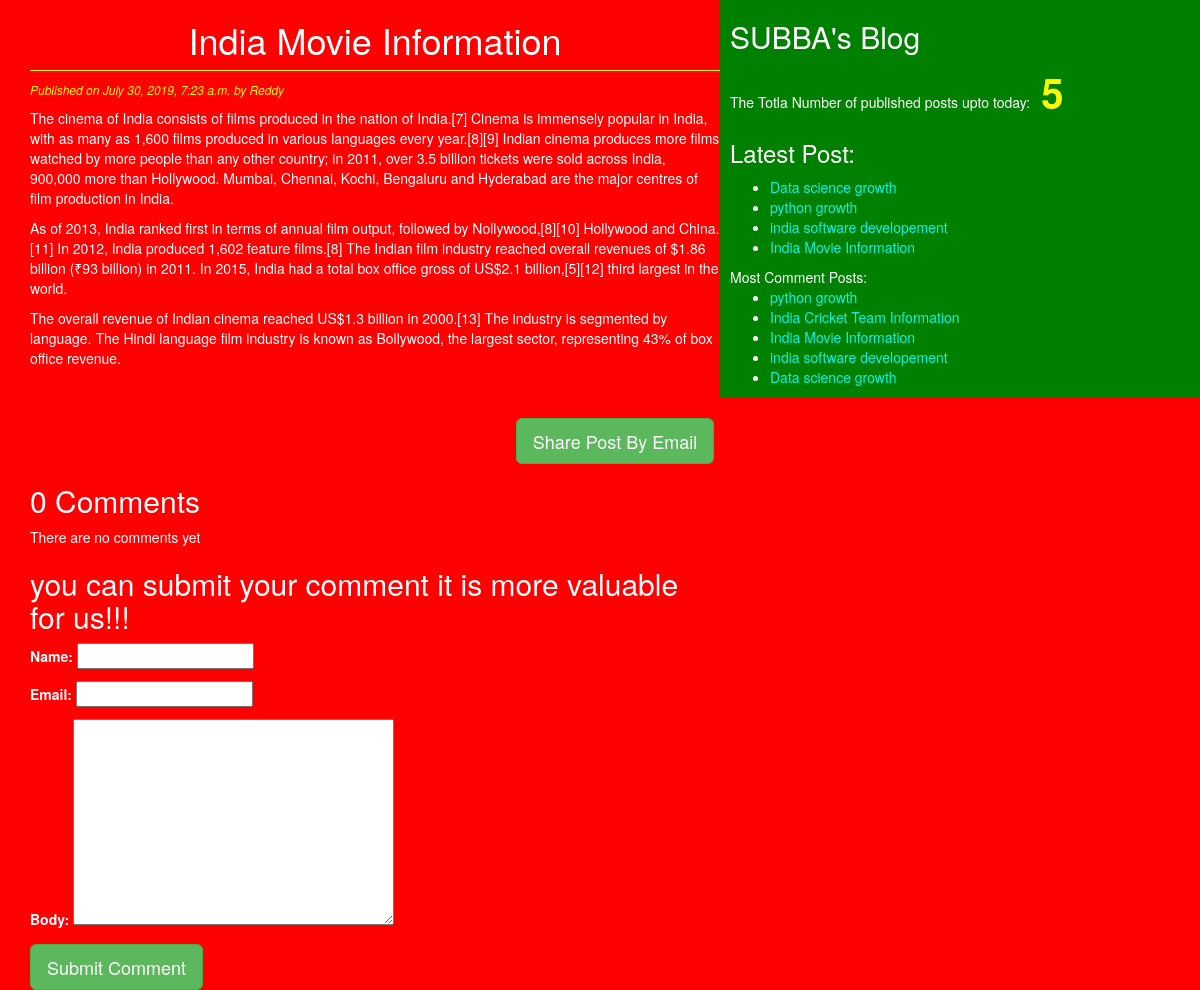
/2019/07/30/india-movie-information/, run on the app's committed database.
### blog/models.py (models this page shows, shortened)
class Post(models.Model):
    STATUS_CHOICES=(('draft','Draft'),('published','Published'))
    title=models.CharField(max_length=256)
    slug=models.SlugField(max_length=264,unique_for_date='publish')
    author=models.ForeignKey(User, related_name='blog_posts',on_delete=models.PROTECT)
    body=models.TextField()
    publish=models.DateTimeField(default=timezone.now)
    created=models.DateTimeField(auto_now_add=True)
    updated=models.DateTimeField(auto_now=True)
    status=models.CharField(max_length=10,choices=STATUS_CHOICES,default='draft')
    objects=CustomManager()
    tags=TaggableManager()
    class Meta:
        ordering=('-publish',)
    def get_absolute_url(self):
        return reverse('post_detail',args=[self.publish.year,self.publish.strftime('%m'),self.publish.strftime('%d'),self.slug])

### blog/views.py (the view)
# urls.py: url(r'^(?P<year>\d{4})/(?P<month>\d{2})/(?P<day>\d{2})/(?P<post>[-\w]+)/$',views.post_detail_view,name='post_detail'),
def post_detail_view(request,year,month,day,post):
    post=get_object_or_404(Post,slug=post,status='published',publish__year=year,publish__month=month,publish__day=day)
    comments=post.comments.filter(active=True)
    csubmit=False
    if request.method=='POST':
        form=CommentForm(request.POST)
        if form.is_valid():
            new_comment=form.save(commit=False)
            new_comment.post=post
            new_comment.save()
    else:
        form=CommentForm()
    return render(request,'blog/post_detail.html',{'post':post,'form':form,'csubmit':csubmit,'comments':comments})

### blog/forms.py
class CommentForm(forms.ModelForm):
    class Meta:
        model=Comment
        fields=('name','email','body')

### blog/models.py (called while the page is built)
    def get_queryset(self):
        return super().get_queryset().filter(status='published')

### blog/templatetags/blog_tags.py (called while the page is built)
@register.simple_tag(name='my_tag')
def total_posts():
    return Post.objects.count()

@register.inclusion_tag('blog/latest_posts123.html')
def show_latest_posts(count=3):
    latest_posts=Post.objects.order_by('-publish')[:count]
    return {'latest_posts':latest_posts}

@register.simple_tag()
def get_most_commented_posts(count=5):
    return Post.objects.annotate(total_comments=Count('comments')).order_by('-total_comments')[:count]

### templates/blog/post_detail.html (shortened to what this page needs)
{%extends 'blog/base.html'%}
{%block content%}
<h1>{{post.title}}</h1>
<p id="date">Published on {{post.publish}} by {{post.author|title}}</p>
{{post.body|linebreaks}}<br><br>
<div class="container" align="center">
    <a href="/{{post.id}}/share" class="btn btn-lg btn-success">Share Post By Email</a>
</div>
{% with comments.count as comments_count%}
<h2>{{comments_count}} Comment{{comments_count|pluralize}}</h2>
{%endwith%}
{%if comments%}
{%for comment in comments%}
<p id="ch">Comment {{forloop.count}} by {{comment.name}} on {{comment.created}}</p>
<div class="cb">
    {{comment.body|linebreaks}}
</div>
{%endfor%}
{%else%}
<p>There are no comments yet</p>
{%endif%}
{%if csubmit%}
<h2>your comment added successfully</h2>
{%else%}
<h2>you can submit your comment it is more valuable for us!!!</h2>
<form method="post">
{{form.as_p}}
<input type="submit" class="btn btn-success btn-lg" value="Submit Comment">
    </form>
{%endif%}
{%endblock%}

### templates/blog/base.html (shortened to what this page needs)
<!DOCTYPE html>
{%load blog_tags%}
{%load staticfiles%}
<html lang="en">
<head>
    <link rel="stylesheet" href="https://maxcdn.bootstrapcdn.com/bootstrap/3.3.7/css/bootstrap.min.css">
    <link rel="stylesheet" href="{%static 'css/blog.css'%}">
</head>
<body>
<div class="content">
    {%block content%}{%endblock%}
</div>
<div class="sidebar">
    <h2>SUBBA's Blog</h2>
    <p>The Totla Number of published posts upto today:<span id="pcount"> {% my_tag %}</span></p>
<h3>Latest Post:</h3>{%show_latest_posts 4%}
    <h>Most Comment Posts:</h>
    {%get_most_commented_posts as most_commented_posts%}
    <ul>
        {%for post in most_commented_posts%}
        <li><a href="{{post.get_absolute_url}}"> {{post.title}}</a></li>
    {%endfor%}
    </ul>
</div>
</body>
</html>

### templates/blog/latest_posts123.html
<ul>
    {%for post in latest_posts%}
    <li><a href="{{post.get_absolute_url}}"> {{post.title}}</a></li>
    {%endfor%}
</ul>

### static/css/blog.css (style rules this page uses)
.content { width:60%; float:left; }
.sidebar { width:40%; float:right; }

### templates/blog/base.html (style rules this page uses)
.content { width:60%; float:left; padding:0 0 0 30px; background:red; }
.sidebar { width:40%; float:right; padding:0 0 0 10px; background:green; height:100%; }
h1 { text-align:center; border-bottom:1px solid yellow; padding-bottom:10px; }
body { color:white; background:red; }
#date { color:yellow; font-size:12px; font-style:italic; }
a { color:#0cf2e7; }
#pcount { font-size:40px; color:yellow; font-weight:bold; }

### data on the page
Post: title "India Movie Information", publish "July 30, 2019, 7:23 a.m.", author "Reddy", body "The cinema of India consists of films produced in the nation of India.[7] Cinema is immensely popular in India, with as many as 1,600 films produced in various languages every year.[8][9] Indian cinema produces more films watched by more people than any other country; in 2011, over 3.5 billion tickets were sold across India, 900,000 more than Hollywood. Mumbai, Chennai, Kochi, Bengaluru and Hyderabad are the major centres of film production in India. As of 2013, India ranked first in terms of annual film output, followed by Nollywood,[8][10] Hollywood and China.[11] In 2012, India produced 1,602 feature films.[8] The Indian film industry reached overall revenues of $1.86 billion (₹93…"
Post: title "Data science growth"
Post: title "python growth"
Post: title "india software developement"
Post: title "India Cricket Team Information"

### other printed values
{{ comments_count }} "0"
